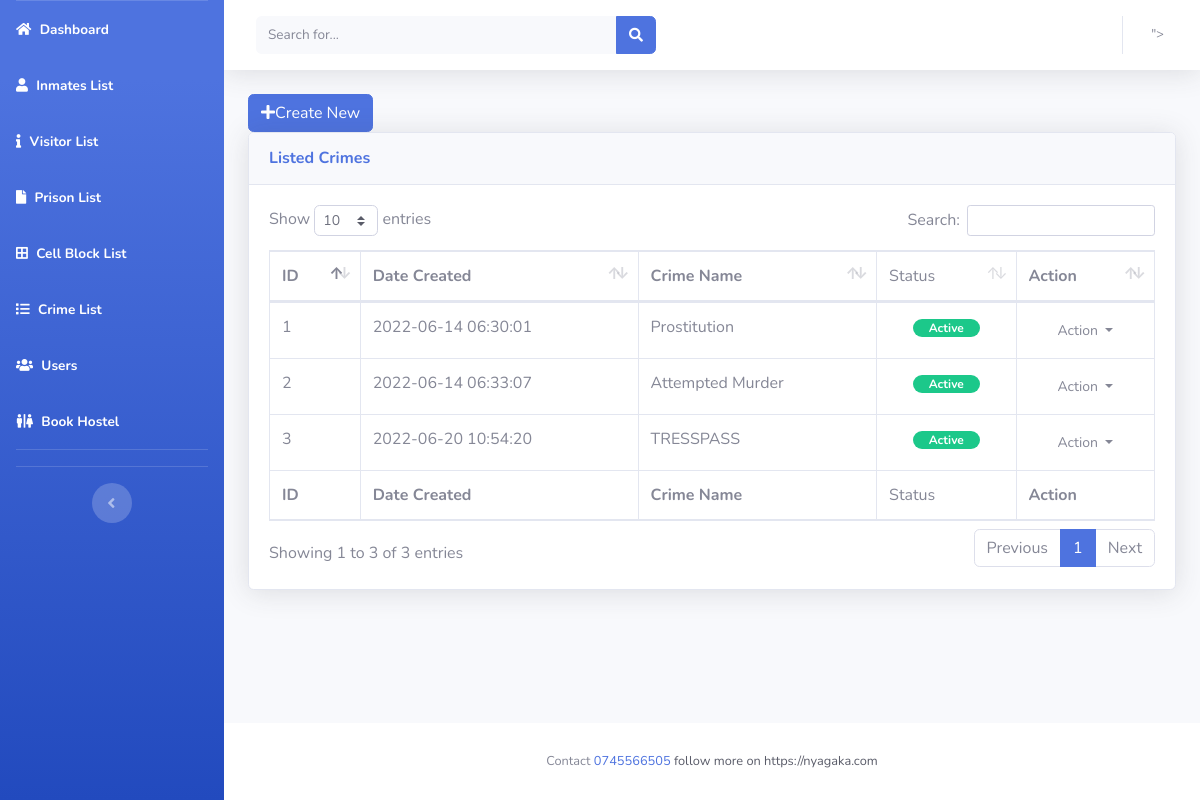
Page /admin/manage-crimes.php (signed in) on the committed database.
### tables this page shows
CREATE TABLE `table_crime` (
  `id` int(11) NOT NULL,
  `crime_name` varchar(20) NOT NULL,
  `status` int(11) NOT NULL,
  `date_created` datetime NOT NULL DEFAULT current_timestamp()
);

### admin/manage-crimes.php (the view, shortened to what this page needs)
<?php
include('includes/config.php');
if (strlen($_SESSION['alogin']) == 0) {
    header('location: login.php');
}
else {
?>
<!DOCTYPE html>
<html lang="en">
<head>
    <link href="vendor/fontawesome-free/css/all.min.css" rel="stylesheet" type="text/css">
    <link href="css/sb-admin-2.min.css" rel="stylesheet">
    <link href="vendor/datatables/dataTables.bootstrap4.min.css" rel="stylesheet">
</head>
<body id="page-top">
    <div id="wrapper">
        <?php include "includes/sidebar.php"; ?>
        <div id="content-wrapper" class="d-flex flex-column">
            <div id="content">
                <?php include "includes/header.php"; ?>
                <div class="container-fluid">
                    <a href="add-crime.php" id="create_new" align="right" class="btn btn-flat btn-primary"><span class="fas fa-plus"></span>Create New</a>
                    <div class="card shadow mb-4">
                        <div class="card-header py-3">
                           <h6 class="m-0 font-weight-bold text-primary">Listed Crimes</h6>
                        </div>
                        <div class="card-body">
                            <div class="table-responsive">
                                <table class="table table-bordered" id="dataTable" width="100%" cellspacing="0">
                                    <thead>
                                    <tr>
                                    <th>ID</th>
                                    <th>Date Created</th>
                                     <th>Crime Name</th>
                                        <td>Status</td>
                                        <th>Action</th>
                                    </tr>
                                    </thead>
                                    <tfoot>
                                    <tr>
                                        <th>ID</th>
                                        <th>Date Created</th>
                                        <th>Crime Name</th>
                                        <td>Status</td>
                                        <th>Action</th>
                                    </tr>
                                    </tfoot>
                                    <tbody>
                                    <?php
                                    $sql = "SELECT *  FROM table_crime where `status`=1";
                                        $query = $dbh->prepare($sql);
                                        $query->execute();
                                        $results = $query->fetchAll(PDO::FETCH_OBJ);
                                        $cnt = 1;
                                        if ($query->rowCount() > 0) {
                                            foreach ($results as $result) {
                                             ?>
                                    <tr>
                                    <td><?php echo htmlentities($cnt); ?></td>
                                    <td><?php echo htmlentities($result->date_created); ?></td>
                                    <td><?php echo htmlentities($result->crime_name); ?></td>
                                    <td class="text-center">
                                <?php if($result->status == 1): ?>
                                    <span class="badge badge-success px-3 rounded-pill">Active</span>
                                <?php else: ?>
                                    <span class="badge badge-danger px-3 rounded-pill">Inactive</span>
                                <?php endif; ?>
                            </td>
                                    <td align="center">
								 <button type="button" class="btn btn-flat p-1 btn-default btn-sm dropdown-toggle dropdown-icon" data-toggle="dropdown">
				                  		Action
				                  </button>
							</td>
                                    </tr>
                                    <?php $cnt = $cnt + 1;
                                            }
                                        } ?>
                                    </tbody>
                                </table>
                            </div>
                        </div>
                    </div>
                </div>
            </div>
            <?php include "includes/footer.php"; ?>
        </div>
    </div>
</body>
</html>
<?php } ?>

### rows in the picture
table_crime: date_created "2022-06-14 06:30:01", crime_name "Prostitution", status "Active"
table_crime: date_created "2022-06-14 06:33:07", crime_name "Attempted Murder", status "Active"
table_crime: date_created "2022-06-20 10:54:20", crime_name "TRESSPASS", status "Active"
